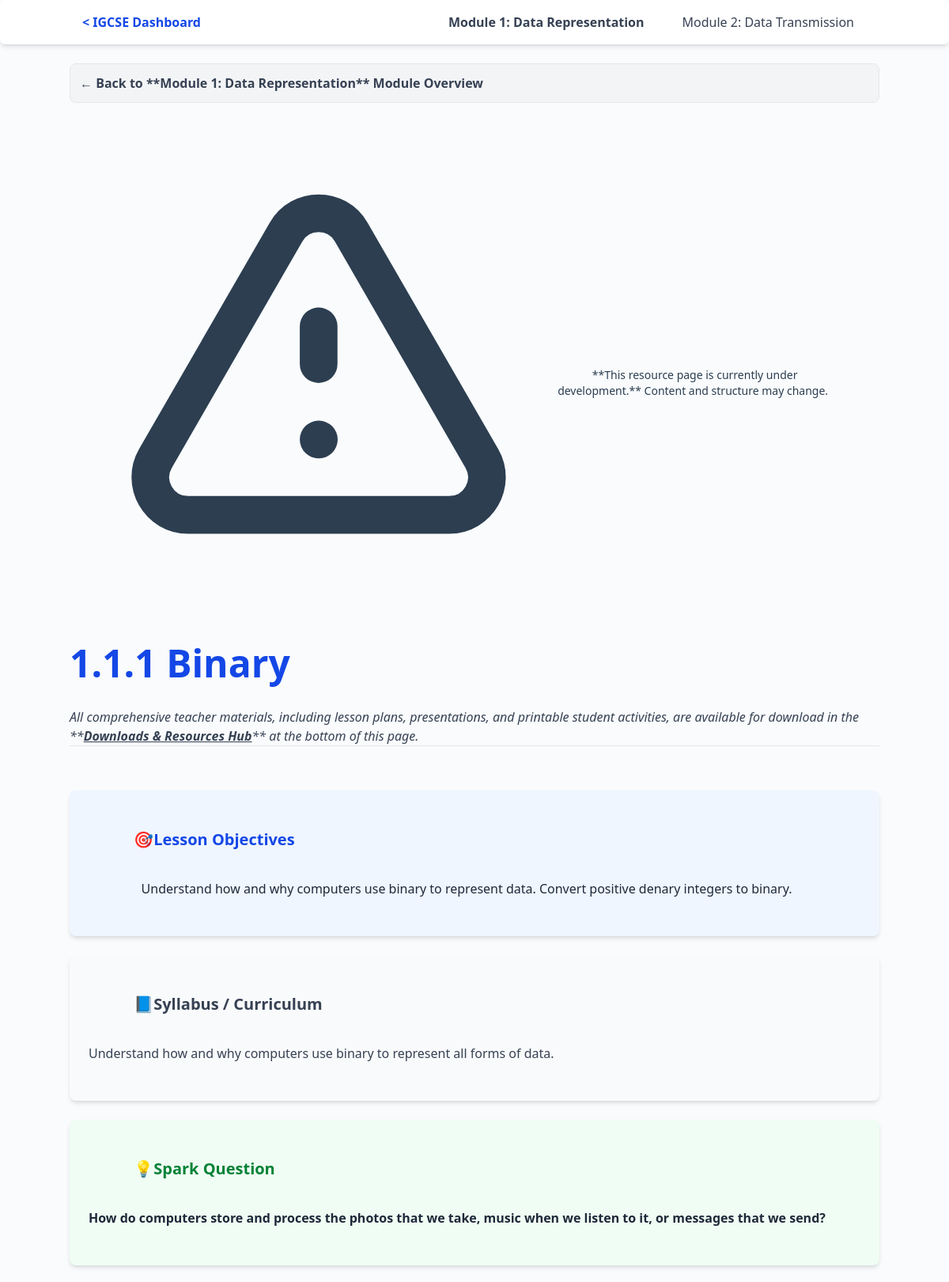
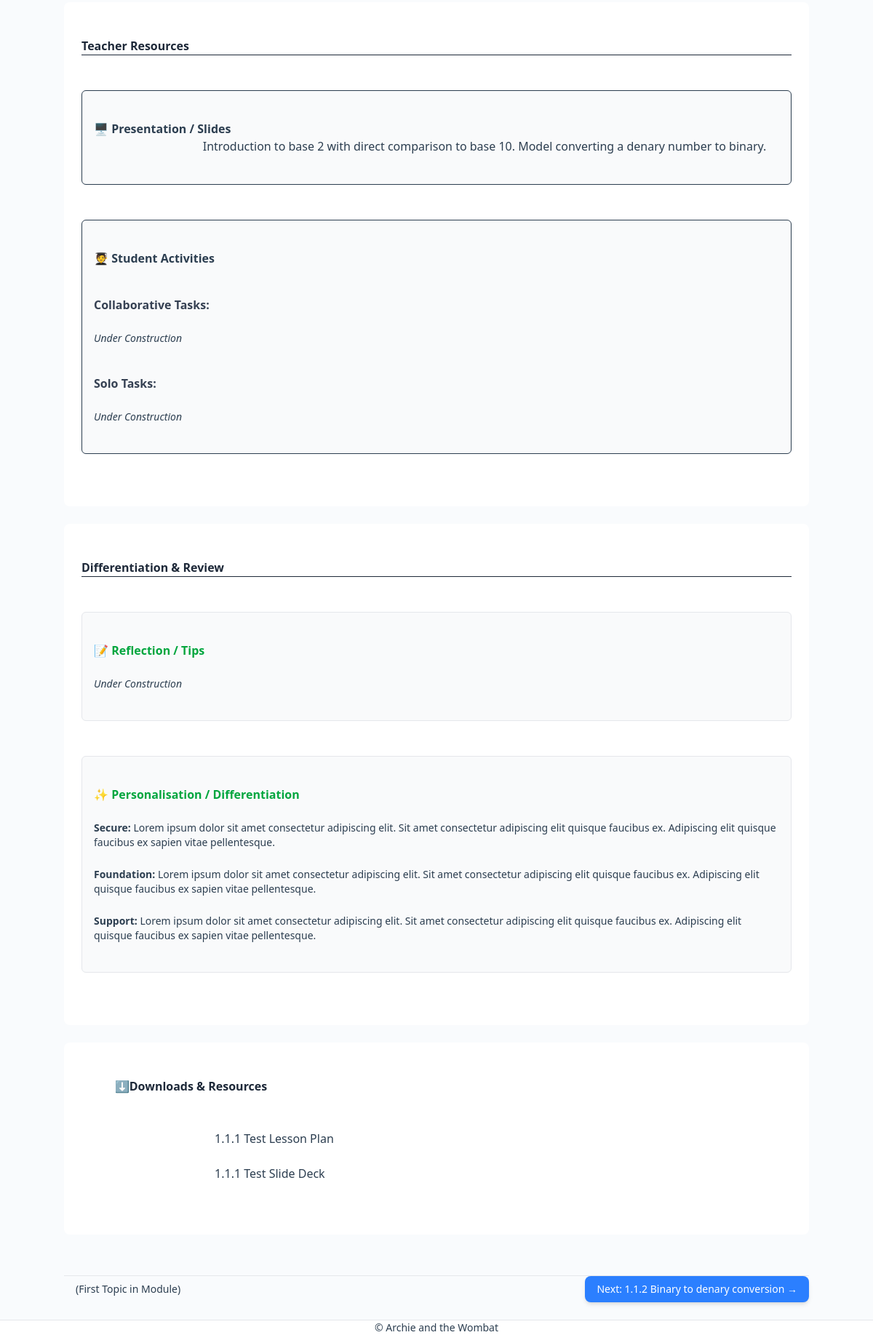
The page /igcse/module/module-1-data-representation/Binary/ on the database its author committed (2 pictures, top to bottom).
### cam_igcse/models.py (models this page shows, shortened)
class Module(models.Model):
    name = models.CharField(max_length=255)
    slug = models.SlugField(unique=True, blank=True)
    description = models.TextField(blank=True)
    order = models.PositiveIntegerField(default=1)
    class Meta:
        ordering = ['order']

class Topic(models.Model):
    module = models.ForeignKey(Module, related_name='topics', on_delete=models.CASCADE)
    title = models.CharField(max_length=255)
    slug = models.SlugField(unique=True, blank=True)
    short_description = models.TextField(blank=True)
    order = models.PositiveIntegerField(default=1)
    is_free = models.BooleanField(default=False)
    learning_objectives = models.TextField(blank=True)
    syllabus_snapshot = models.TextField(blank=True)
    spark_question = models.TextField(blank=True)
    teacher_presentation = models.TextField(blank=True)
    personalisation_secure = models.TextField(blank=True)
    personalisation_foundation = models.TextField(blank=True)
    personalisation_support = models.TextField(blank=True)
    class Meta:
        ordering = ['order']

class Material(models.Model):
    MATERIAL_TYPE_CHOICES = [
        ('lesson_plan', 'Lesson Plan'),
        ('teaching_strategy', 'Teaching Strategy'),
        ('student_task', 'Student Task'),
        ('personalisation_support', 'Personalisation Support'),
    ]
    topic = models.ForeignKey(Topic, related_name='materials', on_delete=models.CASCADE)
    title = models.CharField(max_length=255)
    file = models.FileField(upload_to='learning_materials/')
    material_type = models.CharField(max_length=50, choices=MATERIAL_TYPE_CHOICES)
    order = models.PositiveIntegerField(default=1)
    class Meta:
        ordering = ['order']

### cam_igcse/views.py (the view)
# urls.py: path('module/<slug:module_slug>/<slug:topic_slug>/', TopicDetailView.as_view(), name='topic_detail'),
class TopicDetailView(View):
    def get(self, request, module_slug, topic_slug, *args, **kwargs):
        exercise_prefetch = Prefetch(
            'exercises',
            queryset=Exercise.objects.all().order_by('order'),
            to_attr='exercise_list'
        )
        material_prefetch = Prefetch(
            'materials',
            queryset=Material.objects.all().order_by('order'),
            to_attr='download_list' # Renamed for template compatibility
        )
        topic = get_object_or_404(
            Topic.objects.select_related('module').prefetch_related(exercise_prefetch, material_prefetch),
            module__slug=module_slug,  # Ensures the topic belongs to the correct module
            slug=topic_slug
        )
        all_modules_data = get_all_modules_with_topics()
        all_topics = topic.module.topics.all()
        topic_list = list(all_topics)
        previous_topic = None
        next_topic = None
        try:
            current_index = topic_list.index(topic)
            if current_index > 0:
                previous_topic = topic_list[current_index - 1]
            if current_index < len(topic_list) - 1:
                next_topic = topic_list[current_index + 1]
        except ValueError:
            pass
        context = {
            'module': topic.module,      # Use the module related to the topic
            'topic': topic,
            'all_modules': all_modules_data, # for navbar
            'previous_topic': previous_topic, # NEW
            'next_topic': next_topic,         # NEW
        }
        return render(request, 'learning/topic_detail.html', context)

### cam_igcse/templatetags/exercise_filters.py (called while the page is built)
@register.filter
def filter_by_type(queryset, exercise_type):
    if queryset is not None:
        return queryset.filter(exercise_type=exercise_type)
    return queryset

### cam_igcse/views.py (called while the page is built)
def get_all_modules_with_topics():
    topics_prefetch = Prefetch(
        'topics',
        queryset=Topic.objects.all().order_by('order'),
        to_attr='topic_list' # Stores topics in 'topic_list' attribute
    )
    return Module.objects.all().prefetch_related(topics_prefetch).order_by('order')

### templates/learning/topic_detail.html (shortened to what this page needs)
{% extends "learning/topic_base.html" %}
{% load static %}
{% load exercise_filters %}
{% block content %}
<nav class="mb-8 p-3 bg-gray-100 rounded-lg border border-gray-200">
    <a href="{% url 'cam_igcse:module_detail' module.slug %}"
       class="text-base text-gray-700 hover:text-blue-700 font-semibold transition duration-150 flex items-center">
        &larr; Back to **{{ module.name }}** Module Overview
    </a>
</nav>
<div class="mb-8 p-3 bg-yellow-100 border-l-4 border-yellow-500 rounded-md">
    <div class="flex items-center">
        <p class="text-sm font-medium text-yellow-800">
            **This resource page is currently under development.** Content and structure may change.
        </p>
    </div>
</div>
<h1 class="text-5xl lg:text-6xl font-extrabold text-blue-700 mb-8">
    {{ topic.title }}
</h1>
<p class="text-lg text-gray-700 italic border-b border-gray-200 pb-4 mb-8">
    All comprehensive teacher materials, including lesson plans, presentations, and printable student activities, are available for download in the **<a href="#download-hub" class="text-blue-600 hover:text-blue-800 font-bold underline">Downloads & Resources Hub</a>** at the bottom of this page.
</p>
<div class="space-y-8">
    {% block lesson_objectives %}
    <section class="bg-blue-50 p-6 rounded-lg shadow-md border-l-4 border-blue-500">
        <h2 class="text-xl font-bold text-blue-700 mb-3 flex items-center">
            <span class="mr-2">🎯</span> Lesson Objectives
        </h2>
        {% if topic.learning_objectives %}
            <div class="text-gray-800 text-base space-y-2 list-disc ml-6">
                {{ topic.learning_objectives|safe }}
            </div>
        {% else %}
            <p class="italic text-gray-500">Under Construction</p>
        {% endif %}
    </section>
    {% endblock %}
        {% block syllabus %}
    <section class="bg-gray-50 p-6 rounded-lg shadow-md border-l-4 border-gray-300">
        <h2 class="text-xl font-bold text-gray-700 mb-3 flex items-center">
            <span class="mr-2">📘</span> Syllabus / Curriculum
        </h2>
        {% if topic.syllabus_snapshot %}
            <p class="text-gray-700">{{ topic.syllabus_snapshot|safe }}</p>
        {% else %}
            <p class="italic text-gray-500">Under Construction</p>
        {% endif %}
    </section>
    {% endblock %}
        {% block spark_question %}
    <section class="bg-green-50 p-6 rounded-lg shadow-md border-l-4 border-green-500">
        <h2 class="text-xl font-bold text-green-700 mb-3 flex items-center">
            <span class="mr-2">💡</span> Spark Question
        </h2>
        {% if topic.spark_question %}
            <p class="text-lg font-semibold text-gray-800">{{ topic.spark_question }}</p>
        {% else %}
            <p class="italic text-gray-500">Under Construction</p>
        {% endif %}
    </section>
    {% endblock %}
        {% block teacher_presentation %}
    <section class="bg-white p-6 rounded-lg shadow-lg">
        <h2 class="text-2xl font-bold text-gray-800 mb-4 border-b pb-2">Teacher Resources</h2>
        <div class="space-y-6">
            <div class="p-4 bg-gray-50 rounded-md border">
                <h3 class="text-lg font-semibold mb-2 text-blue-600">🖥️ Presentation / Slides</h3>
                {% if topic.teacher_presentation %}
                    {{ topic.teacher_presentation|safe }}
                {% else %}
                    <p class="italic text-gray-500">Under Construction</p>
                {% endif %}
            </div>
    {% endblock %}
    {% block student_activities %}
            <div class="p-4 bg-gray-50 rounded-md border">
                <h3 class="text-lg font-semibold mb-2 text-blue-600">🧑‍🎓 Student Activities</h3>
                {% with collaborative_tasks=topic.exercises|filter_by_type:'collaborative' %}
                <h4 class="font-bold mt-4 text-gray-700">Collaborative Tasks:</h4>
                {% if collaborative_tasks %}
                    <ul class="list-disc ml-5 text-gray-800 space-y-1">
                        {% for ex in collaborative_tasks %}
                            <li>{{ ex.description|safe }}</li>
                        {% endfor %}
                    </ul>
                {% else %}
                    <p class="italic text-gray-500 text-sm">Under Construction</p>
                {% endif %}
                {% endwith %}
                {% with solo_tasks=topic.exercises|filter_by_type:'solo' %}
                <h4 class="font-bold mt-4 text-gray-700">Solo Tasks:</h4>
                {% if solo_tasks %}
                    <ul class="list-disc ml-5 text-gray-800 space-y-1">
                        {% for ex in solo_tasks %}
                            <li>{{ ex.description|safe }}</li>
                        {% endfor %}
                    </ul>
                {% else %}
                    <p class="italic text-gray-500 text-sm">Under Construction</p>
                {% endif %}
                {% endwith %}
            </div>
    {% endblock %}
        </div>
    </section>
        {% block reflection %}
    <section class="bg-white p-6 rounded-lg shadow-lg">
        <h2 class="text-2xl font-bold text-gray-800 mb-4 border-b pb-2">Differentiation & Review</h2>
        <div class="space-y-6">
            <div class="p-4 bg-gray-50 rounded-md border border-gray-200">
                <h3 class="text-lg font-semibold mb-2 text-green-600">📝 Reflection / Tips</h3>
                {% with reflection_notes=topic.exercises|filter_by_type:'reflection' %}
                {% if reflection_notes %}
                    <ul class="list-disc ml-5 text-gray-800 space-y-1">
                        {% for note in reflection_notes %}
                            <li>{{ note.description|safe }}</li>
                        {% endfor %}
                    </ul>
                {% else %}
                    <p class="italic text-gray-500 text-sm">Under Construction</p>
                {% endif %}
                {% endwith %}
            </div>
    {% endblock %}
    {% block personalisation %}
            <div class="p-4 bg-gray-50 rounded-md border border-gray-200">
                <h3 class="text-lg font-semibold mb-2 text-green-600">✨ Personalisation / Differentiation</h3>
                <p class="mb-1 text-sm"><strong class="text-gray-900">Secure:</strong> {{ topic.personalisation_secure|default:"Under Construction"|safe }}</p>
                <p class="mb-1 text-sm"><strong class="text-gray-900">Foundation:</strong> {{ topic.personalisation_foundation|default:"Under Construction"|safe }}</p>
                <p class="text-sm"><strong class="text-gray-900">Support:</strong> {{ topic.personalisation_support|default:"Under Construction"|safe }}</p>
            </div>
        </div>
    </section>
    {% endblock %}
        {% if topic.download_list %}
    <section id="download-hub" class="bg-white p-6 rounded-lg shadow-lg border-t-2 border-blue-500">
        <h2 class="text-2xl font-bold text-gray-800 mb-4 flex items-center">
            <span class="mr-2">⬇️</span> Downloads & Resources
        </h2>
        <ul class="list-disc ml-5 space-y-2">
            {% for file in topic.download_list %}
                <li>
                    <a href="{{ file.file.url }}" class="text-blue-600 hover:text-blue-800 hover:underline font-medium transition duration-150">
                        {{ file.title }}
                    </a>
                </li>
            {% endfor %}
        </ul>
    </section>
    {% endif %}
</div>
<div class="flex justify-between mt-8 pt-4 border-t border-gray-200">
    {% if previous_topic %}
        <a href="{% url 'cam_igcse:topic_detail' module.slug previous_topic.slug %}"
           class="inline-flex items-center px-4 py-2 text-sm font-medium text-white bg-blue-500 rounded-lg hover:bg-blue-600 transition duration-150 shadow-md">
            &larr; Previous: {{ previous_topic.title }}
        </a>
    {% else %}
        <span class="px-4 py-2 text-sm text-gray-400">
            (First Topic in Module)
        </span>
    {% endif %}
    {% if next_topic %}
        <a href="{% url 'cam_igcse:topic_detail' module.slug next_topic.slug %}"
           class="inline-flex items-center px-4 py-2 text-sm font-medium text-white bg-blue-500 rounded-lg hover:bg-blue-600 transition duration-150 shadow-md ml-auto">
            Next: {{ next_topic.title }} &rarr;
        </a>
    {% else %}
        <span class="px-4 py-2 text-sm text-gray-400 ml-auto">
            (End of Module)
        </span>
    {% endif %}
</div>
{% endblock %}

### templates/learning/learning_base.html (shortened to what this page needs)
{% load static %}
<!DOCTYPE html>
<html lang="en">
<head>
    <link rel="stylesheet" href="{% static 'css/tailwind.css' %}">
    <link rel="stylesheet" href="{% static 'css/educator_dashboard.css' %}">
</head>
<body class="bg-gray-50 text-gray-800">
    <nav class="module-navbar bg-white shadow-md rounded-md">
        <div class="container mx-auto flex justify-between items-center p-4">
            <a href="{% url 'cam_igcse:dashboard' %}" class="nav-brand font-bold text-blue-700 flex items-center">
                < IGCSE Dashboard
            </a>
            <ul class="nav-links hidden md:flex gap-1">
                {% for m in all_modules %}
                    <li class="nav-item relative group">
                        <a href="{% url 'cam_igcse:module_detail' m.slug %}"
                           class="px-4 py-2 rounded-lg text-gray-700 hover:bg-blue-500 hover:text-white transition duration-150
                           {% if module and m.slug == module.slug %}bg-blue-100 text-blue-700 font-bold{% endif %}">
                            {{ m.name }}
                        </a>
                    </li>
                {% endfor %}
            </ul>
        </div>
    </nav>
    <main id="igcse-main-dashboard" class="py-6">
        <div class="container mx-auto">
            {% block content %}{% endblock %}
        </div>
    </main>
<footer class="site-footer mt-12 py-4 border-t border-gray-200 bg-white text-center text-gray-500 text-sm">
        © Archie and the Wombat
    </footer>
</body>
</html>

### static/css/educator_dashboard.css (style rules this page uses)
:root { --pro-blue: #3A8DFF; --pro-text: #2C3E50; --pro-light-bg: #F9FBFD; --brand-red: #E60000; --brand-blue: #4a90e2; }
body { background-color: var(--pro-light-bg); color: var(--pro-text); }
*, *::before, *::after { box-sizing: border-box; }
#igcse-main-dashboard { width: 100%; max-width: 1200px; margin-left: auto; margin-right: auto; padding-left: 30px !important; padding-right: 30px !important; overflow-x: hidden; }
.module-navbar { height: 40px !important; min-height: 40px !important; background-color: #fff; border-radius: 8px; box-shadow: 0 4px 12px rgba(0,0,0,0.08); position: sticky; top: 0; z-index: 50; margin-bottom: 15px; padding: 0 !important; }
.nav-brand { display: flex !important; align-items: center !important; font-weight: 600; color: var(--pro-blue); font-size: 0.9rem !important; text-decoration: none; transition: color 0.2s; }
.nav-links { display: none !important; list-style: none; padding: 0 !important; margin: 0 !important; }
.nav-links li { display: inline-block !important; margin-left: 0.75rem; }
.nav-links a { padding: 0.3rem 0.6rem !important; border-radius: 4px; text-decoration: none; color: var(--pro-text); font-weight: 500; font-size: 0.9rem; }
@media (min-width: 768px) { .nav-links { position: static !important; display: flex !important; align-items: center !important; background-color: transparent !important; box-shadow: none !important; } }

### rows shown on the page
Module: name "Module 1: Data Representation"
Module: name "Module 2: Data Transmission"
Topic: title "1.1.1 Binary", learning_objectives "Understand how and why computers use binary to represent data. Convert positive denary integers to binary.", syllabus_snapshot "Understand how and why computers use binary to represent all forms of data.", spark_question "How do computers store and process the photos that we take, music when we listen to it, or messages that we send?", teacher_presentation "Introduction to base 2 with direct comparison to base 10. Model converting a denary number to binary.", personalisation_secure "Lorem ipsum dolor sit amet consectetur adipiscing elit. Sit amet consectetur adipiscing elit quisque faucibus ex. Adipiscing elit quisque faucibus ex sapien vitae pellentesque.", personalisation_foundation "Lorem ipsum dolor sit amet consectetur adipiscing elit. Sit amet consectetur adipiscing elit quisque faucibus ex. Adipiscing elit quisque faucibus ex sapien vitae pellentesque.", personalisation_support "Lorem ipsum dolor sit amet consectetur adipiscing elit. Sit amet consectetur adipiscing elit quisque faucibus ex. Adipiscing elit quisque faucibus ex sapien vitae pellentesque."
Material: title "1.1.1 Test Lesson Plan"
Material: title "1.1.1 Test Slide Deck"
Topic: title "1.1.2 Binary to denary conversion"
